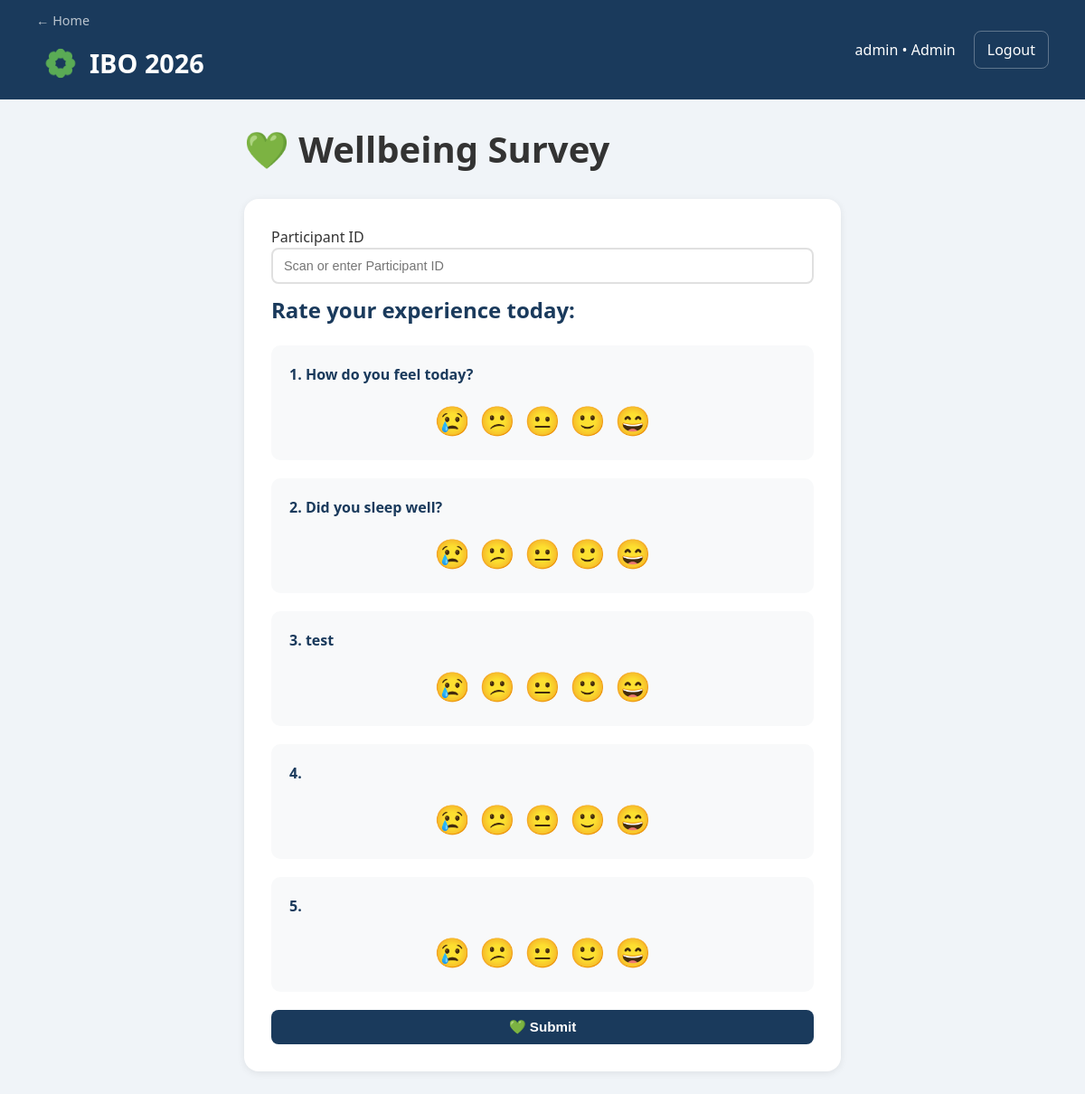
/wellbeing (signed in), run on the app's committed database.
### app.py (models this page shows)
class WellbeingQuestion(db.Model):
    id = db.Column(db.Integer, primary_key=True)
    code = db.Column(db.String(20), unique=True)
    text = db.Column(db.String(300))

### app.py (the view, shortened to what this page needs)
@app.route('/wellbeing', methods=['GET', 'POST'])
def wellbeing():
    questions = WellbeingQuestion.query.all()
    message = None
    return render_template('wellbeing.html', message=message, questions=questions)

### templates/wellbeing.html (shortened to what this page needs)
{% extends "base.html" %}
{% block content %}
    <div class="container-small">
        <h1 class="page-title">
            💚 Wellbeing Survey
        </h1>
        <div class="card">
            <form method="POST">
                <label>Participant ID</label>
                <input type="text" name="nfc_id" placeholder="Scan or enter Participant ID" required autofocus>
                <h2>Rate your experience today:</h2>
                {% for question in questions %}
                <div class="question">
                    <p>{{ loop.index }}. {{ question.text }}</p>
                    <div class="stars">
                        <label for="q{{ question.id }}_1">😢</label>
                        <label for="q{{ question.id }}_2">😕</label>
                        <label for="q{{ question.id }}_3">😐</label>
                        <label for="q{{ question.id }}_4">🙂</label>
                        <label for="q{{ question.id }}_5">😄</label>
                    </div>
                </div>
                {% endfor %}
                <button type="submit">💚 Submit</button>
            </form>
        </div>
    </div>
{% endblock %}

### static/style.css (style rules this page uses)
body { font-family: 'Segoe UI', sans-serif; background: #f0f4f8; margin: 0; color: #333; line-height: 1.5; }
.card { background: white; border-radius: 16px; padding: 30px; margin-top: 20px; margin-bottom: 20px; box-shadow: 0 2px 8px rgba(0,0,0,0.08); }
* { margin: 0; padding: 0; box-sizing: border-box; }
input, select { width: 100%; padding: 10px 12px; border: 2px solid #e0e0e0; border-radius: 8px; font-size: 0.9rem; margin-bottom: 15px; transition: border-color 0.2s; }
button { width: 100%; padding: 10px 14px; background: #1a3a5c; color: white; border: none; border-radius: 8px; font-size: 0.95rem; font-weight: 600; cursor: pointer; }
.page-title { font-size: 2.5rem; color: #333; margin-bottom: 25px; }
.card h2 { color: #1a3a5c; margin-bottom: 25px; line-height: 1.2; }
.container-small { max-width: 700px; margin: 25px auto; padding: 0 20px; }
.question { background: #f8f9fa; border-radius: 10px; padding: 20px; margin-bottom: 20px; }
.question p { font-weight: 600; margin-bottom: 15px; color: #1a3a5c; }
.stars { display: flex; gap: 10px; justify-content: center; }
.stars label { font-size: 2rem; cursor: pointer; transition: transform 0.1s; padding: 0; margin: 0; width: auto; }

### data on the page
WellbeingQuestion: text "How do you feel today?"
WellbeingQuestion: text "Did you sleep well?"
WellbeingQuestion: text "test"

### other printed values
{{ session['username'] }} "admin"
